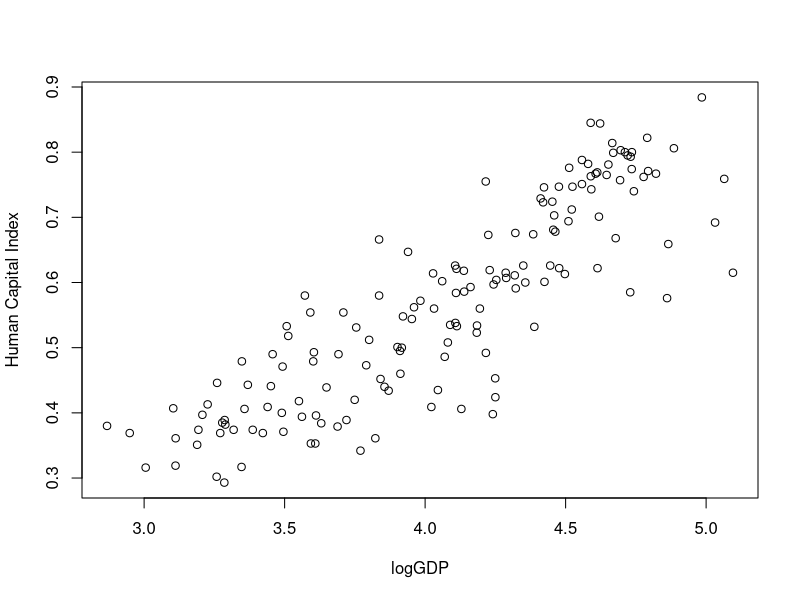
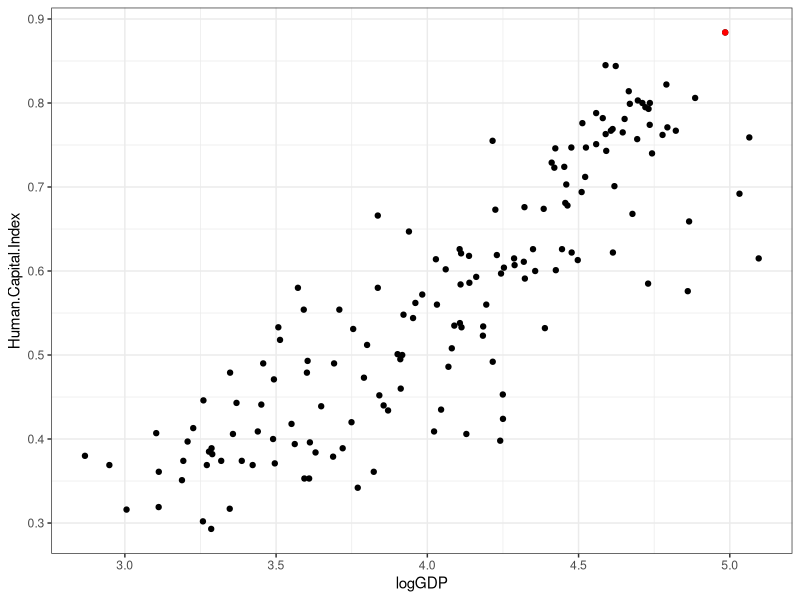

Generate these figures, in order, with R:
## ---- chunk 1
# intall required packages if you have not (suggested packages: rcompanion, rstatix, Rmisc, dplyr, tidyr, rpivotTable, knitr, psych)
# install.packages("dplyr") #only need to run this code once to install the package
# load required packages 
# library("xxxx")
library(dplyr)
library(tidyverse)
library(ggplot2) 
## ---- chunk 2
d1 = read.csv('Tutorial6_WorldBankData.csv')
head(d1, 3)
View(d1)
## ---- chunk 3
# NOTE: log() is the NATURAL log. log10() is base 10
d1$logGDP = log10(d1$GDP.per.capita.PPP)

plot(d1$logGDP, d1$Human.Capital.Index,
     xlab = "logGDP", ylab = "Human Capital Index")
## ---- chunk 4

ggplot(d1, aes(x=logGDP, y=Human.Capital.Index)) + 
  geom_point() +
  geom_point(data = subset(d1, d1$Country.Name == "Singapore"), color = "red") + 
  theme_bw()


## ---- chunk 5
summary(lm(d1$Human.Capital.Index ~ d1$logGDP))
## ---- chunk 6
d2 <- read.csv('Tutorial6_fb-regression.csv')
## ---- chunk 7

## ---- chunk 8

## ---- chunk 9

